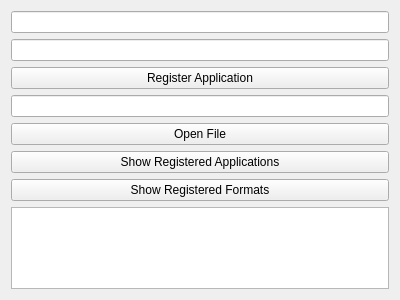
<?xml version="1.0" encoding="UTF-8"?>
<ui version="4.0">
 <class>MainWindow</class>
 <widget class="QMainWindow" name="MainWindow">
  <property name="geometry">
   <rect>
    <x>0</x>
    <y>0</y>
    <width>400</width>
    <height>300</height>
   </rect>
  </property>
  <property name="windowTitle">
   <string>MainWindow</string>
  </property>
  <widget class="QWidget" name="centralwidget">
   <layout class="QVBoxLayout" name="verticalLayout">
    <item>
     <widget class="QLineEdit" name="appNameEdit"/>
    </item>
    <item>
     <widget class="QLineEdit" name="formatsEdit"/>
    </item>
    <item>
     <widget class="QPushButton" name="registerButton">
      <property name="text">
       <string>Register Application</string>
      </property>
     </widget>
    </item>
    <item>
     <widget class="QLineEdit" name="filePathEdit"/>
    </item>
    <item>
     <widget class="QPushButton" name="openButton">
      <property name="text">
       <string>Open File</string>
      </property>
     </widget>
    </item>
    <item>
     <widget class="QPushButton" name="showAppsButton">
      <property name="text">
       <string>Show Registered Applications</string>
      </property>
     </widget>
    </item>
    <item>
     <widget class="QPushButton" name="showFormatsButton">
      <property name="text">
       <string>Show Registered Formats</string>
      </property>
     </widget>
    </item>
    <item>
     <widget class="QTextBrowser" name="textBrowser"/>
    </item>
   </layout>
  </widget>
 </widget>
 <layoutdefault spacing="6" margin="11"/>
 <resources/>
 <connections/>
</ui>
